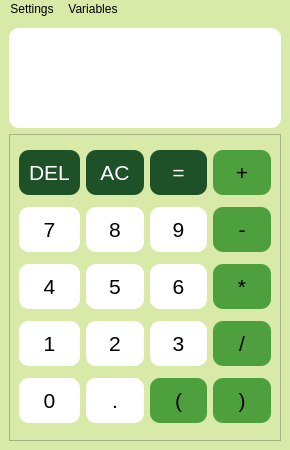
<?xml version="1.0" encoding="UTF-8"?>
<ui version="4.0">
 <class>MainWindow</class>
 <widget class="QMainWindow" name="MainWindow">
  <property name="geometry">
   <rect>
    <x>0</x>
    <y>0</y>
    <width>290</width>
    <height>450</height>
   </rect>
  </property>
  <property name="minimumSize">
   <size>
    <width>290</width>
    <height>450</height>
   </size>
  </property>
  <property name="maximumSize">
   <size>
    <width>290</width>
    <height>450</height>
   </size>
  </property>
  <property name="windowTitle">
   <string>Calculator</string>
  </property>
  <property name="styleSheet">
   <string notr="true">background-color: #D8E9A8</string>
  </property>
  <widget class="QWidget" name="centralwidget">
   <layout class="QVBoxLayout" name="verticalLayout">
    <item>
     <widget class="QPlainTextEdit" name="calc_area">
      <property name="maximumSize">
       <size>
        <width>16777215</width>
        <height>100</height>
       </size>
      </property>
      <property name="font">
       <font>
        <pointsize>16</pointsize>
       </font>
      </property>
      <property name="styleSheet">
       <string notr="true">border-radius: 10px;
background-color: rgb(255, 255, 255);</string>
      </property>
      <property name="readOnly">
       <bool>true</bool>
      </property>
      <property name="plainText">
       <string/>
      </property>
      <property name="placeholderText">
       <string/>
      </property>
     </widget>
    </item>
    <item>
     <widget class="QFrame" name="frame">
      <property name="font">
       <font>
        <pointsize>16</pointsize>
       </font>
      </property>
      <property name="styleSheet">
       <string notr="true">QPushButton{
	border: 0;
	background: white;
	padding: 10px;
	border-radius: 10px;
}</string>
      </property>
      <property name="frameShape">
       <enum>QFrame::StyledPanel</enum>
      </property>
      <property name="frameShadow">
       <enum>QFrame::Raised</enum>
      </property>
      <layout class="QGridLayout" name="gridLayout">
       <item row="1" column="2">
        <widget class="QPushButton" name="num_9">
         <property name="font">
          <font>
           <pointsize>16</pointsize>
          </font>
         </property>
         <property name="styleSheet">
          <string notr="true">QPushButton:hover{
	background: #dddddd;
}</string>
         </property>
         <property name="text">
          <string>9</string>
         </property>
        </widget>
       </item>
       <item row="3" column="3">
        <widget class="QPushButton" name="btn_divide">
         <property name="font">
          <font>
           <pointsize>16</pointsize>
          </font>
         </property>
         <property name="styleSheet">
          <string notr="true">QPushButton{
	background-color: #4E9F3D;
}

QPushButton:hover{
	background-color: #3e7c30;
}</string>
         </property>
         <property name="text">
          <string>/</string>
         </property>
        </widget>
       </item>
       <item row="0" column="2">
        <widget class="QPushButton" name="btn_eq">
         <property name="font">
          <font>
           <pointsize>16</pointsize>
          </font>
         </property>
         <property name="styleSheet">
          <string notr="true">QPushButton{
	background-color: #1E5128;
	color: white;
}

QPushButton:hover{
	background-color: #191A19;
}
</string>
         </property>
         <property name="text">
          <string>=</string>
         </property>
        </widget>
       </item>
       <item row="3" column="2">
        <widget class="QPushButton" name="num_3">
         <property name="font">
          <font>
           <pointsize>16</pointsize>
          </font>
         </property>
         <property name="styleSheet">
          <string notr="true">QPushButton:hover{
	background: #dddddd;
}</string>
         </property>
         <property name="text">
          <string>3</string>
         </property>
        </widget>
       </item>
       <item row="1" column="3">
        <widget class="QPushButton" name="btn_minus">
         <property name="font">
          <font>
           <pointsize>16</pointsize>
          </font>
         </property>
         <property name="styleSheet">
          <string notr="true">QPushButton{
	background-color: #4E9F3D;
}

QPushButton:hover{
	background-color: #3e7c30;
}
</string>
         </property>
         <property name="text">
          <string>-</string>
         </property>
        </widget>
       </item>
       <item row="3" column="1">
        <widget class="QPushButton" name="num_2">
         <property name="font">
          <font>
           <pointsize>16</pointsize>
          </font>
         </property>
         <property name="styleSheet">
          <string notr="true">QPushButton:hover{
	background: #dddddd;
}</string>
         </property>
         <property name="text">
          <string>2</string>
         </property>
        </widget>
       </item>
       <item row="1" column="1">
        <widget class="QPushButton" name="num_8">
         <property name="font">
          <font>
           <pointsize>16</pointsize>
          </font>
         </property>
         <property name="styleSheet">
          <string notr="true">QPushButton:hover{
	background: #dddddd;
}</string>
         </property>
         <property name="text">
          <string>8</string>
         </property>
        </widget>
       </item>
       <item row="0" column="3">
        <widget class="QPushButton" name="btn_plus">
         <property name="font">
          <font>
           <pointsize>16</pointsize>
          </font>
         </property>
         <property name="styleSheet">
          <string notr="true">QPushButton{
	background-color: #4E9F3D;
}

QPushButton:hover{
	background-color: #3e7c30;
}
</string>
         </property>
         <property name="text">
          <string>+</string>
         </property>
        </widget>
       </item>
       <item row="0" column="1">
        <widget class="QPushButton" name="btn_ac">
         <property name="font">
          <font>
           <pointsize>16</pointsize>
          </font>
         </property>
         <property name="styleSheet">
          <string notr="true">QPushButton{
	background-color: #1E5128;
	color: white;
}

QPushButton:hover{
	background-color: #191A19;
}</string>
         </property>
         <property name="text">
          <string>AC</string>
         </property>
        </widget>
       </item>
       <item row="2" column="3">
        <widget class="QPushButton" name="btn_times">
         <property name="font">
          <font>
           <pointsize>16</pointsize>
          </font>
         </property>
         <property name="styleSheet">
          <string notr="true">QPushButton{
	background-color: #4E9F3D;
}

QPushButton:hover{
	background-color: #3e7c30;
}
</string>
         </property>
         <property name="text">
          <string>*</string>
         </property>
        </widget>
       </item>
       <item row="4" column="3">
        <widget class="QPushButton" name="btn_right">
         <property name="font">
          <font>
           <pointsize>16</pointsize>
          </font>
         </property>
         <property name="styleSheet">
          <string notr="true">QPushButton{
	background-color: #4E9F3D;
}

QPushButton:hover{
	background-color: #3e7c30;
}

</string>
         </property>
         <property name="text">
          <string>)</string>
         </property>
        </widget>
       </item>
       <item row="1" column="0">
        <widget class="QPushButton" name="num_7">
         <property name="font">
          <font>
           <pointsize>16</pointsize>
          </font>
         </property>
         <property name="styleSheet">
          <string notr="true">QPushButton:hover{
	background: #dddddd;
}</string>
         </property>
         <property name="text">
          <string>7</string>
         </property>
        </widget>
       </item>
       <item row="4" column="0">
        <widget class="QPushButton" name="num_0">
         <property name="font">
          <font>
           <pointsize>16</pointsize>
          </font>
         </property>
         <property name="autoFillBackground">
          <bool>false</bool>
         </property>
         <property name="styleSheet">
          <string notr="true">QPushButton:hover{
	background: #dddddd;
}</string>
         </property>
         <property name="text">
          <string>0</string>
         </property>
        </widget>
       </item>
       <item row="4" column="2">
        <widget class="QPushButton" name="btn_left">
         <property name="font">
          <font>
           <pointsize>16</pointsize>
          </font>
         </property>
         <property name="styleSheet">
          <string notr="true">QPushButton{
	background-color: #4E9F3D;
}

QPushButton:hover{
	background-color: #3e7c30;
}</string>
         </property>
         <property name="text">
          <string>(</string>
         </property>
        </widget>
       </item>
       <item row="3" column="0">
        <widget class="QPushButton" name="num_1">
         <property name="font">
          <font>
           <pointsize>16</pointsize>
          </font>
         </property>
         <property name="styleSheet">
          <string notr="true">QPushButton:hover{
	background: #dddddd;
}</string>
         </property>
         <property name="text">
          <string>1</string>
         </property>
        </widget>
       </item>
       <item row="2" column="2">
        <widget class="QPushButton" name="num_6">
         <property name="sizePolicy">
          <sizepolicy hsizetype="Minimum" vsizetype="Fixed">
           <horstretch>0</horstretch>
           <verstretch>0</verstretch>
          </sizepolicy>
         </property>
         <property name="font">
          <font>
           <pointsize>16</pointsize>
          </font>
         </property>
         <property name="styleSheet">
          <string notr="true">QPushButton:hover{
	background: #dddddd;
}</string>
         </property>
         <property name="text">
          <string>6</string>
         </property>
        </widget>
       </item>
       <item row="2" column="1">
        <widget class="QPushButton" name="num_5">
         <property name="font">
          <font>
           <pointsize>16</pointsize>
          </font>
         </property>
         <property name="styleSheet">
          <string notr="true">QPushButton:hover{
	background: #dddddd;
}</string>
         </property>
         <property name="text">
          <string>5</string>
         </property>
        </widget>
       </item>
       <item row="2" column="0">
        <widget class="QPushButton" name="num_4">
         <property name="font">
          <font>
           <pointsize>16</pointsize>
          </font>
         </property>
         <property name="styleSheet">
          <string notr="true">QPushButton:hover{
	background: #dddddd;
}</string>
         </property>
         <property name="text">
          <string>4</string>
         </property>
        </widget>
       </item>
       <item row="4" column="1">
        <widget class="QPushButton" name="num_dot">
         <property name="font">
          <font>
           <pointsize>16</pointsize>
          </font>
         </property>
         <property name="styleSheet">
          <string notr="true">QPushButton:hover{
	background: #dddddd;
}</string>
         </property>
         <property name="text">
          <string>.</string>
         </property>
        </widget>
       </item>
       <item row="0" column="0">
        <widget class="QPushButton" name="btn_del">
         <property name="font">
          <font>
           <pointsize>16</pointsize>
          </font>
         </property>
         <property name="styleSheet">
          <string notr="true">QPushButton{
	background-color: #1E5128;
	color: white;
}

QPushButton:hover{
	background-color: #191A19;
}</string>
         </property>
         <property name="text">
          <string>DEL</string>
         </property>
        </widget>
       </item>
      </layout>
     </widget>
    </item>
   </layout>
  </widget>
  <widget class="QMenuBar" name="menubar">
   <property name="geometry">
    <rect>
     <x>0</x>
     <y>0</y>
     <width>290</width>
     <height>22</height>
    </rect>
   </property>
   <property name="cursor">
    <cursorShape>ArrowCursor</cursorShape>
   </property>
   <property name="styleSheet">
    <string notr="true">QMenu{
	border-radius: 2px;
	padding: 5px;
	background: #D8E9A8;
}

QMenu::item:selected{
	background: rgb(160, 172, 124);
	color: white;
}</string>
   </property>
   <widget class="QMenu" name="menu_settings">
    <property name="title">
     <string>Settings</string>
    </property>
    <widget class="QMenu" name="menu_mode">
     <property name="title">
      <string>Mode</string>
     </property>
     <addaction name="action_basic"/>
     <addaction name="action_scientific"/>
    </widget>
    <addaction name="menu_mode"/>
    <addaction name="action_change_theme"/>
    <addaction name="separator"/>
    <addaction name="action_other_settings"/>
   </widget>
   <widget class="QMenu" name="menu_variables">
    <property name="title">
     <string>Variables</string>
    </property>
    <widget class="QMenu" name="menu_save_to">
     <property name="title">
      <string>Save to</string>
     </property>
     <addaction name="action_sto_A"/>
     <addaction name="action_sto_B"/>
     <addaction name="action_sto_C"/>
     <addaction name="action_sto_D"/>
     <addaction name="action_sto_E"/>
     <addaction name="action_sto_F"/>
     <addaction name="action_sto_M"/>
     <addaction name="action_sto_X"/>
     <addaction name="action_sto_Y"/>
     <addaction name="action_sto_Z"/>
    </widget>
    <widget class="QMenu" name="menu_use">
     <property name="title">
      <string>Use</string>
     </property>
     <addaction name="action_rcl_A"/>
     <addaction name="action_rcl_B"/>
     <addaction name="action_rcl_C"/>
     <addaction name="action_rcl_D"/>
     <addaction name="action_rcl_E"/>
     <addaction name="action_rcl_F"/>
     <addaction name="action_rcl_M"/>
     <addaction name="action_rcl_X"/>
     <addaction name="action_rcl_Y"/>
     <addaction name="action_rcl_Z"/>
    </widget>
    <addaction name="action_ANS"/>
    <addaction name="menu_save_to"/>
    <addaction name="menu_use"/>
   </widget>
   <addaction name="menu_settings"/>
   <addaction name="menu_variables"/>
  </widget>
  <action name="action_change_theme">
   <property name="text">
    <string>Change theme...</string>
   </property>
  </action>
  <action name="action_ANS">
   <property name="text">
    <string>ANS</string>
   </property>
  </action>
  <action name="action_sto_A">
   <property name="text">
    <string>A</string>
   </property>
  </action>
  <action name="action_sto_B">
   <property name="text">
    <string>B</string>
   </property>
  </action>
  <action name="action_sto_C">
   <property name="text">
    <string>C</string>
   </property>
  </action>
  <action name="action_sto_D">
   <property name="text">
    <string>D</string>
   </property>
  </action>
  <action name="action_sto_E">
   <property name="text">
    <string>E</string>
   </property>
  </action>
  <action name="action_sto_F">
   <property name="text">
    <string>F</string>
   </property>
  </action>
  <action name="action_sto_M">
   <property name="text">
    <string>M</string>
   </property>
  </action>
  <action name="action_sto_X">
   <property name="text">
    <string>X</string>
   </property>
  </action>
  <action name="action_sto_Y">
   <property name="text">
    <string>Y</string>
   </property>
  </action>
  <action name="action_sto_Z">
   <property name="text">
    <string>Z</string>
   </property>
  </action>
  <action name="action_rcl_A">
   <property name="text">
    <string>A</string>
   </property>
  </action>
  <action name="action_rcl_B">
   <property name="text">
    <string>B</string>
   </property>
  </action>
  <action name="action_rcl_C">
   <property name="text">
    <string>C</string>
   </property>
  </action>
  <action name="action_rcl_D">
   <property name="text">
    <string>D</string>
   </property>
  </action>
  <action name="action_rcl_E">
   <property name="text">
    <string>E</string>
   </property>
  </action>
  <action name="action_rcl_F">
   <property name="text">
    <string>F</string>
   </property>
  </action>
  <action name="action_rcl_M">
   <property name="text">
    <string>M</string>
   </property>
  </action>
  <action name="action_rcl_X">
   <property name="text">
    <string>X</string>
   </property>
  </action>
  <action name="action_rcl_Y">
   <property name="text">
    <string>Y</string>
   </property>
  </action>
  <action name="action_rcl_Z">
   <property name="text">
    <string>Z</string>
   </property>
  </action>
  <action name="action_other_settings">
   <property name="text">
    <string>Other settings</string>
   </property>
  </action>
  <action name="action_basic">
   <property name="text">
    <string>Basic</string>
   </property>
  </action>
  <action name="action_scientific">
   <property name="text">
    <string>Scientific (Coming soon)</string>
   </property>
  </action>
 </widget>
 <resources/>
 <connections/>
</ui>
